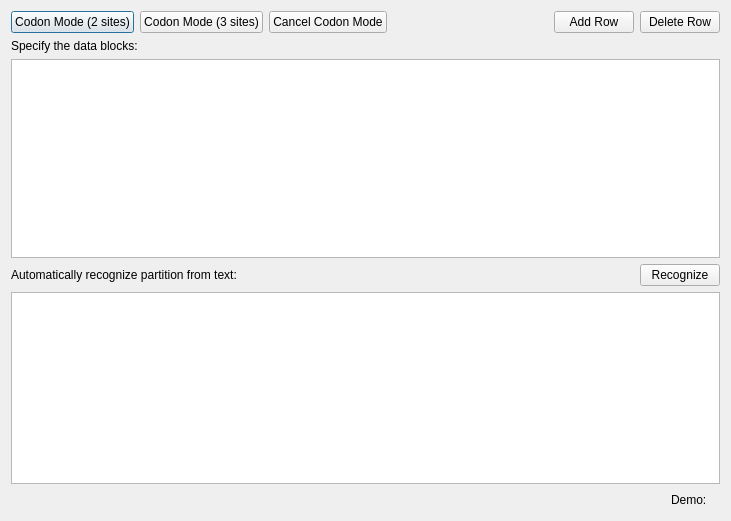
<?xml version="1.0" encoding="UTF-8"?>
<ui version="4.0">
 <class>Partition_editor</class>
 <widget class="QDialog" name="Partition_editor">
  <property name="geometry">
   <rect>
    <x>0</x>
    <y>0</y>
    <width>731</width>
    <height>521</height>
   </rect>
  </property>
  <property name="windowTitle">
   <string>Partition editor</string>
  </property>
  <layout class="QVBoxLayout" name="verticalLayout">
   <item>
    <layout class="QHBoxLayout" name="horizontalLayout">
     <item>
      <widget class="QPushButton" name="pushButton_codon_2">
       <property name="text">
        <string>Codon Mode (2 sites)</string>
       </property>
       <property name="icon">
        <iconset resource="../myRes.qrc">
         <normaloff>:/picture/resourses/converter.png</normaloff>:/picture/resourses/converter.png</iconset>
       </property>
      </widget>
     </item>
     <item>
      <widget class="QPushButton" name="pushButton_codon">
       <property name="text">
        <string>Codon Mode (3 sites)</string>
       </property>
       <property name="icon">
        <iconset resource="../myRes.qrc">
         <normaloff>:/picture/resourses/converter.png</normaloff>:/picture/resourses/converter.png</iconset>
       </property>
      </widget>
     </item>
     <item>
      <widget class="QPushButton" name="pushButton_nocodon">
       <property name="text">
        <string>Cancel Codon Mode</string>
       </property>
       <property name="icon">
        <iconset resource="../myRes.qrc">
         <normaloff>:/picture/resourses/delete.png</normaloff>:/picture/resourses/delete.png</iconset>
       </property>
      </widget>
     </item>
     <item>
      <spacer name="horizontalSpacer_3">
       <property name="orientation">
        <enum>Qt::Horizontal</enum>
       </property>
       <property name="sizeHint" stdset="0">
        <size>
         <width>18</width>
         <height>20</height>
        </size>
       </property>
      </spacer>
     </item>
     <item>
      <layout class="QHBoxLayout" name="horizontalLayout_2">
       <item>
        <widget class="QPushButton" name="pushButton_2">
         <property name="text">
          <string>Add Row</string>
         </property>
         <property name="icon">
          <iconset resource="../myRes.qrc">
           <normaloff>:/picture/resourses/table_row_add_after.png</normaloff>:/picture/resourses/table_row_add_after.png</iconset>
         </property>
        </widget>
       </item>
       <item>
        <widget class="QPushButton" name="pushButton">
         <property name="text">
          <string>Delete Row</string>
         </property>
         <property name="icon">
          <iconset resource="../myRes.qrc">
           <normaloff>:/picture/resourses/delete.png</normaloff>:/picture/resourses/delete.png</iconset>
         </property>
        </widget>
       </item>
      </layout>
     </item>
    </layout>
   </item>
   <item>
    <widget class="QLabel" name="label">
     <property name="text">
      <string>Specify the data blocks:</string>
     </property>
    </widget>
   </item>
   <item>
    <widget class="QTableView" name="tableView_partition">
     <property name="sortingEnabled">
      <bool>false</bool>
     </property>
    </widget>
   </item>
   <item>
    <layout class="QVBoxLayout" name="verticalLayout_2">
     <item>
      <layout class="QHBoxLayout" name="horizontalLayout_3">
       <item>
        <widget class="QLabel" name="label_2">
         <property name="text">
          <string>Automatically recognize partition from text:</string>
         </property>
        </widget>
       </item>
       <item>
        <spacer name="horizontalSpacer_2">
         <property name="orientation">
          <enum>Qt::Horizontal</enum>
         </property>
         <property name="sizeHint" stdset="0">
          <size>
           <width>40</width>
           <height>20</height>
          </size>
         </property>
        </spacer>
       </item>
       <item>
        <widget class="QPushButton" name="pushButton_recog">
         <property name="text">
          <string>Recognize</string>
         </property>
         <property name="icon">
          <iconset resource="../myRes.qrc">
           <normaloff>:/picture/resourses/refresh-icon.png</normaloff>:/picture/resourses/refresh-icon.png</iconset>
         </property>
        </widget>
       </item>
      </layout>
     </item>
     <item>
      <widget class="QTextEdit" name="textEdit">
       <property name="toolTip">
        <string>For example:
atp6 = 1-693;
atp8 = 694-882;
cox1 = 883-2475;
cox2 = 2476-3225;
cox3 = 3226-4089;</string>
       </property>
       <property name="placeholderText">
        <string/>
       </property>
      </widget>
     </item>
    </layout>
   </item>
   <item>
    <layout class="QHBoxLayout" name="horizontalLayout_5">
     <item>
      <spacer name="horizontalSpacer_4">
       <property name="orientation">
        <enum>Qt::Horizontal</enum>
       </property>
       <property name="sizeHint" stdset="0">
        <size>
         <width>40</width>
         <height>20</height>
        </size>
       </property>
      </spacer>
     </item>
     <item>
      <widget class="QLabel" name="label_3">
       <property name="text">
        <string>Demo:</string>
       </property>
      </widget>
     </item>
     <item>
      <widget class="ClickedLableGif" name="label_4">
       <property name="toolTip">
        <string>Brief example</string>
       </property>
       <property name="text">
        <string/>
       </property>
      </widget>
     </item>
    </layout>
   </item>
  </layout>
 </widget>
 <customwidgets>
  <customwidget>
   <class>ClickedLableGif</class>
   <extends>QLabel</extends>
   <header>src.CustomWidget.h</header>
  </customwidget>
 </customwidgets>
 <resources>
  <include location="../myRes.qrc"/>
 </resources>
 <connections/>
</ui>
